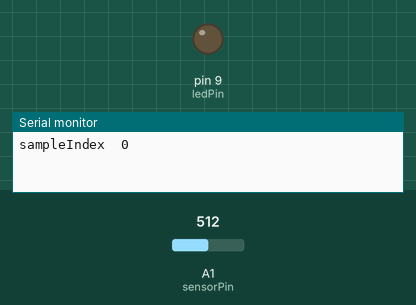
A sketch run on a simulated Arduino Uno, built with avr-gcc and run on an emulated ATmega328P. Shown: output pins drawn as LEDs (lit = HIGH), the last lines printed to the serial monitor. Dashed ring = blinking. The inputs (shaded band) are chosen by the test bench; at power-on: A1 (sensorPin) = 512.

Above: at 1.2 s.
1.3 s: A1 (sensorPin) set to 122
At 4.09 s:
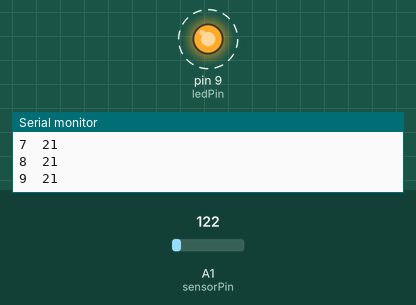
4.3 s: A1 (sensorPin) set to 0
At 4.67 s:
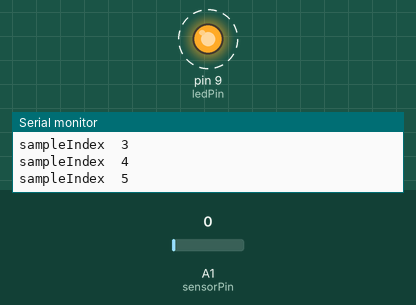
Timing chart, 0 to 13.3 s (numbered marks = the images above; inputs shaded):
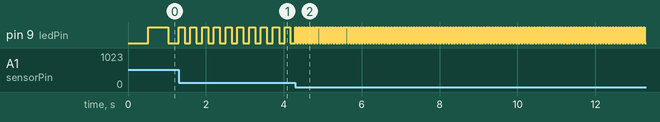

Measured:
- after the input at 1.3 s, pin 9 (ledPin): alternates HIGH for 0.15 s and LOW for 0.15 s, starting at once
- after the input at 4.3 s, pin 9 (ledPin): alternates HIGH for 0.04 s and LOW for 0.04 s, starting at once

The sketch:

AfP_Class3_Ex08_step3_sensorToArray.pde
```cpp
/*
This code updates the SampleIt function to both keep an LED on for the bottom
half of the sample delay and to load the value of a potentiometer into an array
when that period is over.  arrayHandling tab is back!

 The Circuit:
 * Pin 9: LED, anode to microcontroller, 330 Ohm restor from cathode to ground
 * Analog Pin 0: Flex Sensor (optional, not in code as written)
 * Analog Pin 1: Potentiometer

 The two different sensors were really so we could see how it worked with both
 a potentiomenter and sensor with less of a range.

 The Behavior:
 Sensor values are loaded into an array, a max number determined by
 sampleMaxNumber. When that number has been reached it prints out those values
 to the serial monitor using functions found on the arrayHandling tab. The sample
 period is actually determined by the sensor, so as the value gets higher the
 samples get less frequent. wierd little behavior...

 Written By: Carlyn Maw
 Created: Oct 25 2010
 Updated: Nov 1 2010

 */

//DEFINE: STEP ONE, IS YOUR DEBUG ON AND GLOBAL STATUS VARS

boolean debugFlag = 0;      //controls serial printing of debug statement
int baudRate = 9600;        //just needs to agree with what is listening to you
//used by Serial.begin

unsigned long lastMillis= 0;
unsigned long currentMillis = 0;

//DEFINE: STEP TWO, INPUTS AND THEIR VARIABLES

const int sensorPin = 1;  //The Pot Sensor
int sensorValue = 0;      //Sensor Value
int sensorMax = 1023;     //Maximum value this sensor will ever have as a reading
int sensorMin = 0;        //Minimum value this sensor will ever have as a reading

//DEFINE: STEP THREE, OUTPUTS AND THEIR VARIABLES
const int ledPin = 9;

//led timing variables
int samplePeriod = 1000; // on and off period...
// could you change that?

int sampleShortest = 70;   // shortest sample period
int sampleLongest = 2000;  // longest sample period

const int sampleMaxNumber = 10;
int sampleIndex;

int sampleState;           //knows if the LED is on or off, the pin doesn't.
long sampleFlipTime;       //knows the last time it changed

//AND ADD SAMPLING ARRAY
const int lengthOfSequence = sampleMaxNumber;
byte activeSequence[lengthOfSequence]= {
  100,78,120,36,49,25,96,27,83,79 }
;
//int nextIndex = 0;

//------------------------------------------------------------------ START SETUP LOOP
void setup() {
  //SETUP STEP ONE: Attach hardware serial functions
  Serial.begin(baudRate);

  //SETUP STEP TWO: Set digital pin modes
  pinMode(ledPin, OUTPUT);

  //SETUP STEP THREE: Set any initial condtions for outputs
  digitalWrite(ledPin, LOW);
}

//------------------------------------------------------------------ START MAIN LOOP
void loop() {
  //LOOP: STEP ONE, CHECK THE TIME
  lastMillis = currentMillis; // dumps the time from the last loop into previous holder
  currentMillis = millis();  // refreshes the time

  //LOOP: STEP TWO, POLL THE ENVIRONMENT
  sensorValue = analogRead(sensorPin);
  //Serial.print("SensorReading: ");
  //Serial.println(sensorValue,DEC);

  //LOOP: STEP THREE, DO SOMETHING ABOUT IT
  //same method we used to get a ranged value for PWM in test code
  samplePeriod = map(sensorValue, sensorMin, sensorMax , sampleShortest, sampleLongest);

  //do the actual sampling -- NEW
  byte servoCompressedSensorValue = map(sensorValue, sensorMin, sensorMax, 0, 179);

  // CHANGED
  sampleIt(servoCompressedSensorValue, samplePeriod, activeSequence, lengthOfSequence, ledPin);  //------------------------ CAHNGED


  //LOOP STEP THREE: TELL ME WHAT'S GOING ON
  if (debugFlag) {
    Serial.println(sensorValue);
  }


}

//------------------------------------------------------------------ END MAIN LOOP
//------------------------------------------------------------------------ sampleIt
                                                        // ---------------- CHANGED
void sampleIt(byte sampleValue, int mySamplePeriod, byte * destinationArray, int arrayLength, int myLED) {

  //if the difference between the last time I flipped and the
  //current time is longer than the mySamplePeriod parameter
  //passed to me then...
  //divide by two b/c the LED is on for half the period
  if ((mySamplePeriod/2) < (currentMillis- sampleFlipTime)) {
    if (sampleState)  {
      //take reading
      Serial.print("sampleIndex\t");
      Serial.println(sampleIndex,DEC);
      destinationArray[sampleIndex] = sampleValue;
      sampleIndex ++;
      sampleState=false;

      if (sampleIndex >= arrayLength)  {
        // ...wrap around to the beginning:
        sampleIndex = 0;
        arrayPrintAll(destinationArray, arrayLength);
      }

    }
    else {
      sampleState=true;
    }
    //update the sampleFlipTime with the current time.
    sampleFlipTime = currentMillis;
  }
  //This line needs to be OUTSIDE the if statement so the LED is
  //always under this function's control, not just at the moment
  //of change (bigger issue when you are using it to toggle between
  //LEDs like in Class One Ex 7(b) Toggle LEDs
  digitalWrite(myLED,sampleState);
}
```

arrayHandling.pde
```cpp
/*
 Written By: Carlyn Maw
 Created: Oct 25 2010
 Updated: Nov 1 2010
 */

//-------------------------------------------------------------------- BYTE ARRAYS
//------------------------------------------------------------------ arrayPrintAll
void arrayPrintAll(byte * sourceArray, int arrayLength) {
  arrayPrintAll(sourceArray, arrayLength, 10);
}

void arrayPrintAll(byte * sourceArray, int arrayLength, int outputType) {
  Serial.println();
  for (int i = 0; i < arrayLength; i++) {
    arrayPrintValueAtLocation(sourceArray, i, outputType);
    //for the humans
    //delay(200);
  }
  Serial.println();
}

//------------------------------------------------------ arrayPrintValueAtLocation
void arrayPrintValueAtLocation(byte * sourceArray, int address) {
  arrayPrintValueAtLocation(sourceArray, address, 10);
}

void arrayPrintValueAtLocation(byte * sourceArray, int address, int outputType) {

  byte value = sourceArray[address];

  Serial.print(address);
  Serial.print("\t");
  switch (outputType) {
  case 2:
    Serial.print(value, BIN);
    break;
  case 10:
    Serial.print(value, DEC);
    break;
  case 16:
    Serial.print(value, HEX);
    break;
  case 8:
    Serial.print(value, OCT);
    break;
  default:
    Serial.print(value, DEC);
    break;
  }

  Serial.println();
}
```
